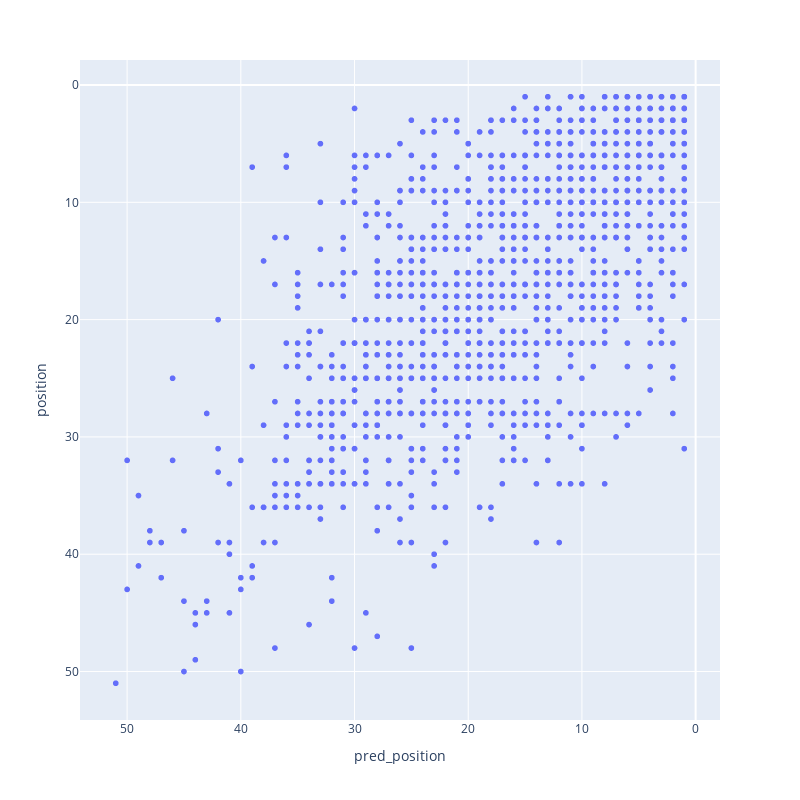

Notebook code for this chart:
### Code cell
#fig = px.line(df, x='date', y='ratings_value', title='IFPA Rating')
fig = px.scatter(df, x="pred_position", y="position", width=800, height=800)
fig.update_xaxes(autorange="reversed")
fig.update_yaxes(autorange="reversed")

fig.show();

### Figure 1 — Plotly figure (JSON) as saved in the notebook; plotly's stock layout.template omitted (floating-point values rounded to 4 significant figures; data arrays with more than 128 entries replaced by an {"elided": "..."} marker saying what was removed)
{"data": [{"hovertemplate": "pred_position=%{x}<br>position=%{y}<extra></extra>", "legendgroup": "", "marker": {"color": "#636efa", "symbol": "circle"}, "mode": "markers", "name": "", "showlegend": false, "type": "scattergl", "x": {"elided": "1344 int values"}, "xaxis": "x", "y": {"elided": "1344 int values"}, "yaxis": "y"}], "layout": {"height": 800, "legend": {"tracegroupgap": 0}, "margin": {"t": 60}, "width": 800, "xaxis": {"anchor": "y", "autorange": true, "domain": [0, 1], "range": [54.14, -2.144], "title": {"text": "pred_position"}, "type": "linear"}, "yaxis": {"anchor": "x", "autorange": true, "domain": [0, 1], "range": [54.13, -2.133], "title": {"text": "position"}, "type": "linear"}}}
